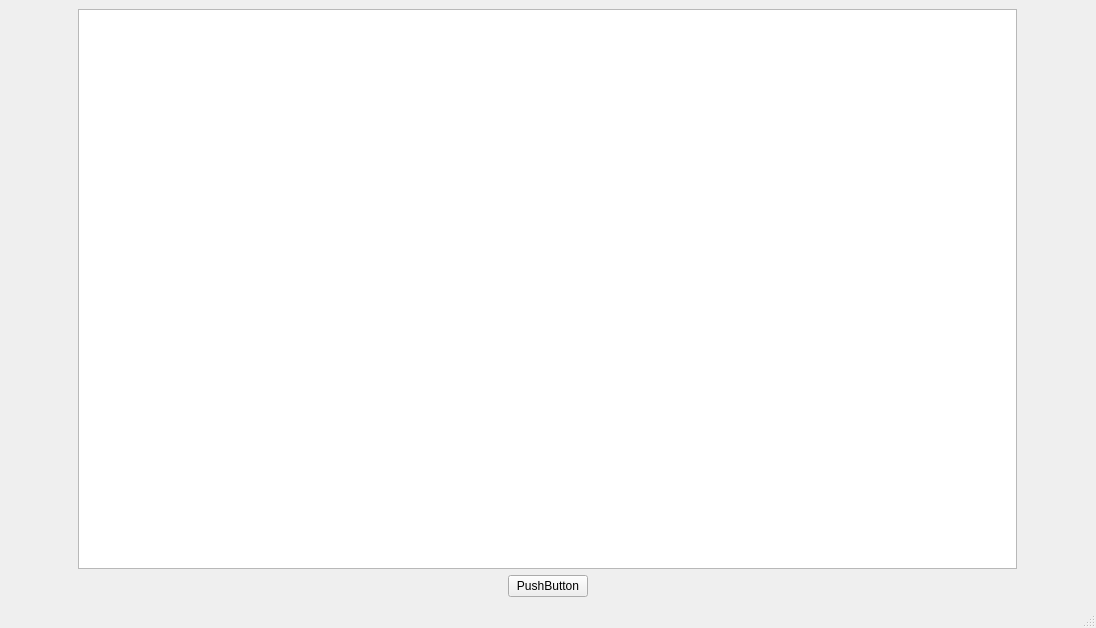
<?xml version="1.0" encoding="UTF-8"?>
<ui version="4.0">
 <class>MainWindow</class>
 <widget class="QMainWindow" name="MainWindow">
  <property name="geometry">
   <rect>
    <x>0</x>
    <y>0</y>
    <width>1096</width>
    <height>628</height>
   </rect>
  </property>
  <property name="sizePolicy">
   <sizepolicy hsizetype="Minimum" vsizetype="Minimum">
    <horstretch>0</horstretch>
    <verstretch>0</verstretch>
   </sizepolicy>
  </property>
  <property name="minimumSize">
   <size>
    <width>1096</width>
    <height>628</height>
   </size>
  </property>
  <property name="windowTitle">
   <string>MainWindow</string>
  </property>
  <property name="layoutDirection">
   <enum>Qt::LeftToRight</enum>
  </property>
  <property name="autoFillBackground">
   <bool>false</bool>
  </property>
  <widget class="QWidget" name="centralwidget">
   <layout class="QVBoxLayout" name="verticalLayout">
    <item alignment="Qt::AlignHCenter">
     <widget class="QGraphicsView" name="graphicsView">
      <property name="sizePolicy">
       <sizepolicy hsizetype="Expanding" vsizetype="Expanding">
        <horstretch>0</horstretch>
        <verstretch>0</verstretch>
       </sizepolicy>
      </property>
      <property name="minimumSize">
       <size>
        <width>939</width>
        <height>537</height>
       </size>
      </property>
      <property name="maximumSize">
       <size>
        <width>939</width>
        <height>16777215</height>
       </size>
      </property>
     </widget>
    </item>
    <item alignment="Qt::AlignHCenter">
     <widget class="QPushButton" name="pushButton">
      <property name="text">
       <string>PushButton</string>
      </property>
     </widget>
    </item>
   </layout>
  </widget>
  <widget class="QMenuBar" name="menubar">
   <property name="geometry">
    <rect>
     <x>0</x>
     <y>0</y>
     <width>1096</width>
     <height>21</height>
    </rect>
   </property>
  </widget>
  <widget class="QStatusBar" name="statusbar"/>
 </widget>
 <resources/>
 <connections/>
</ui>
